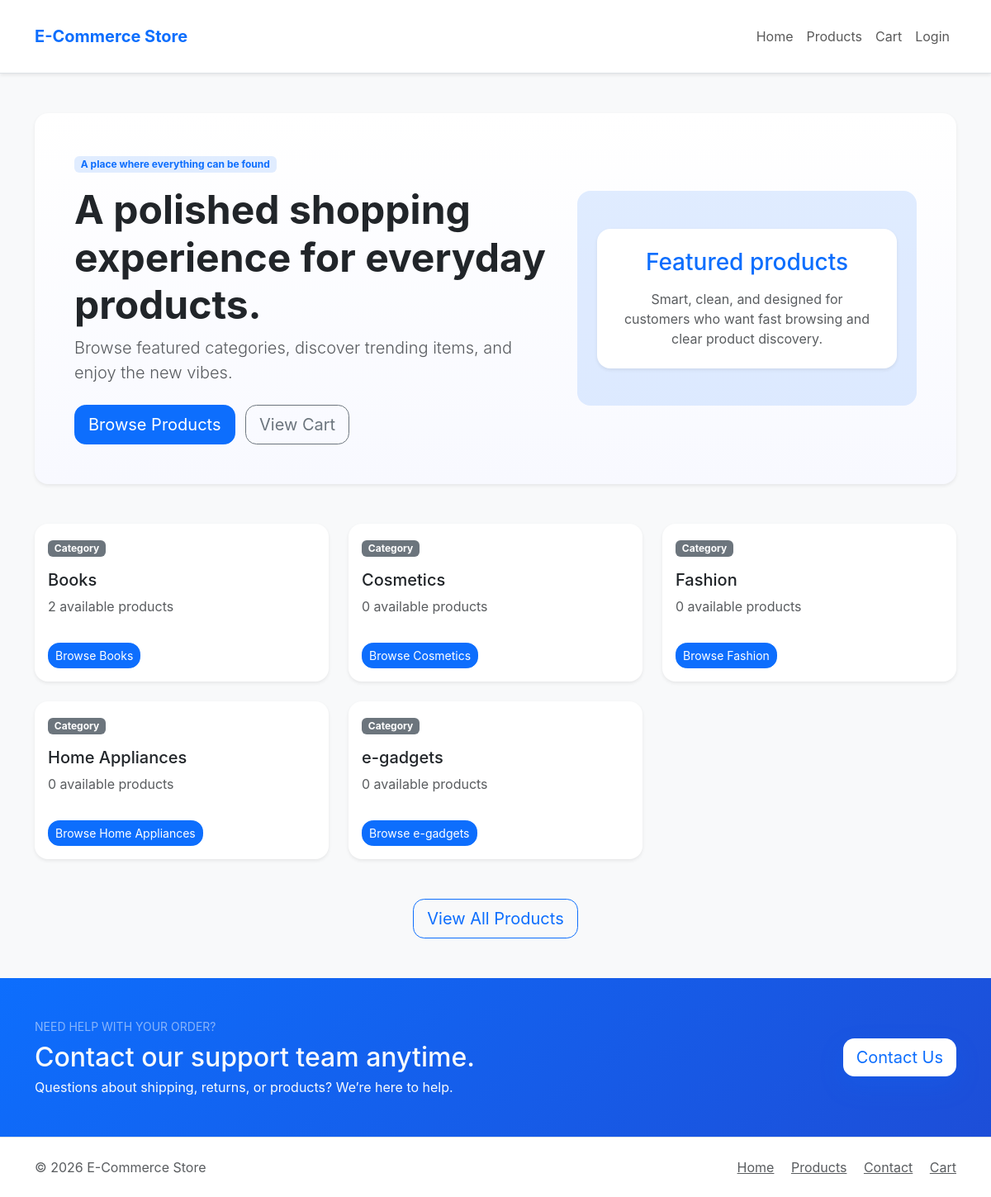
Before: / with the older database file.
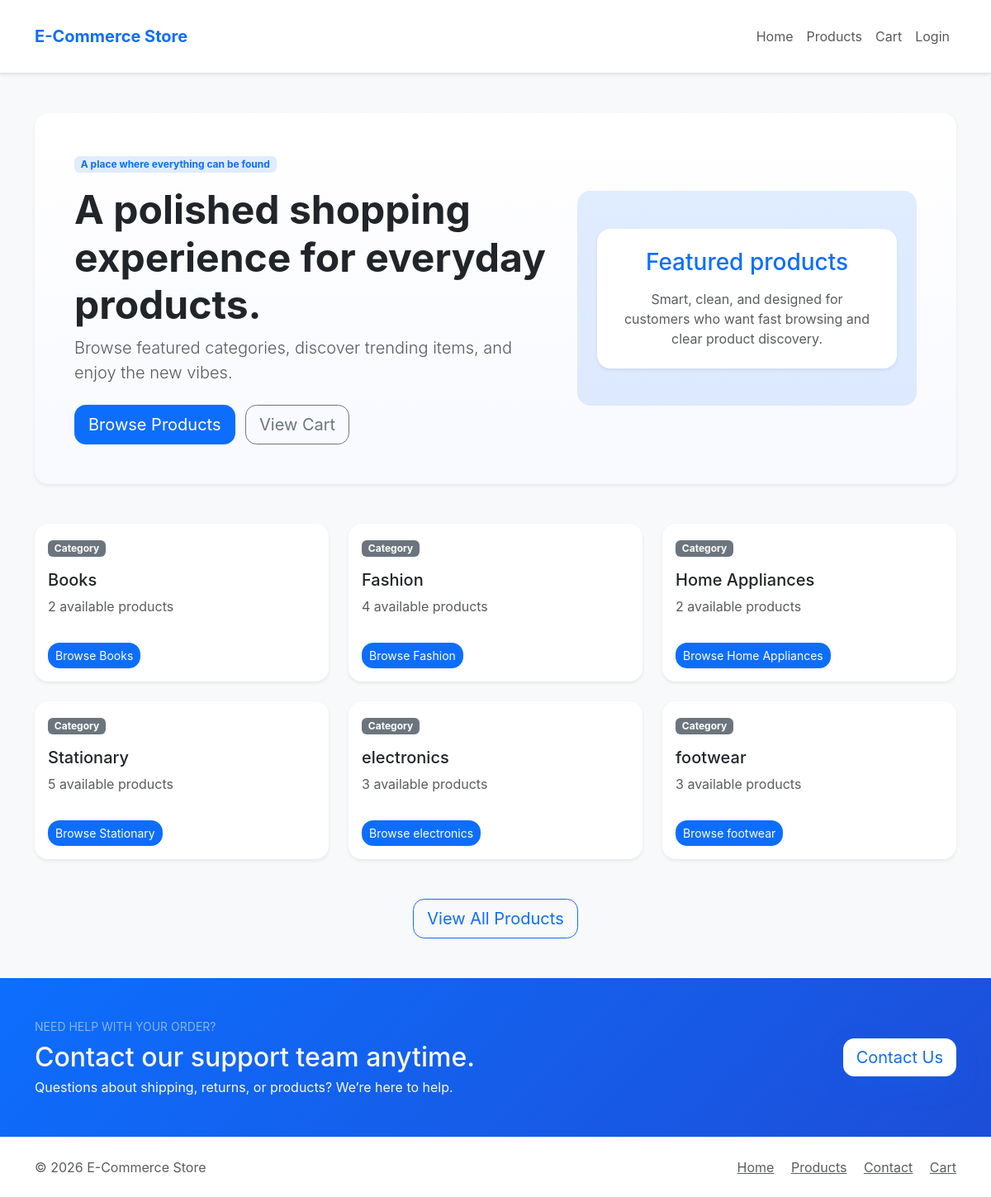
After: the same page with the newer database file.
### store/models.py (models this page shows, shortened)
class Category(models.Model):
    name = models.CharField(max_length=100,unique=True)
    slug = models.SlugField(unique=True)

### store/views.py (the view)
# urls.py: 2. Add a URL to urlpatterns:  path('', views.home, name='home')
def home(request):
    categories = Category.objects.annotate(
        product_count=Count('products', filter=Q(products__available=True))
    ).order_by('name')
    return render(
        request,
        'store/home.html',
        {
            'categories': categories
        }
    )

### templates/store/home.html (shortened to what this page needs)
{% extends "base.html" %}
{% block content %}
<section class="hero-section rounded-4 p-4 p-md-5 mb-5 bg-white shadow-sm">
    <div class="row align-items-center">
        <div class="col-lg-7">
            <span class="badge bg-primary-soft text-primary mb-3">A place where everything can be found</span>
            <h1 class="display-5 fw-bold">A polished shopping experience for everyday products.</h1>
            <p class="lead text-muted">Browse featured categories, discover trending items, and enjoy the new vibes.</p>
            <div class="mt-4">
                <a href="{% url 'product_list' %}" class="btn btn-primary btn-lg me-2">Browse Products</a>
                <a href="{% url 'cart' %}" class="btn btn-outline-secondary btn-lg">View Cart</a>
            </div>
        </div>
        <div class="col-lg-5 mt-4 mt-lg-0">
            <div class="hero-visual rounded-4 bg-primary-soft p-4 text-center">
                <div class="hero-pill bg-white p-4 rounded-4 shadow-sm d-inline-block">
                    <h3 class="mb-3 text-primary">Featured products</h3>
                    <p class="text-muted mb-0">Smart, clean, and designed for customers who want fast browsing and clear product discovery.</p>
                </div>
            </div>
        </div>
    </div>
</section>
{% if categories %}
<section id="categories" class="category-grid row g-4">
    {% for category in categories %}
        <div class="col-12 col-md-6 col-xl-4">
            <article class="card h-100 shadow-sm border-0">
                <div class="card-body d-flex flex-column justify-content-between">
                    <div>
                        <span class="badge bg-secondary mb-3">Category</span>
                        <h5 class="card-title">{{ category.name }}</h5>
                        <p class="card-text text-muted mb-3">{{ category.product_count }} available products</p>
                    </div>
                    <div class="mt-3">
                        <a href="{% url 'product_list' %}?category={{ category.slug }}" class="btn btn-primary btn-sm">Browse {{ category.name }}</a>
                    </div>
                </div>
            </article>
        </div>
    {% endfor %}
</section>
<div class="text-center mt-5">
    <a href="{% url 'product_list' %}" class="btn btn-outline-primary btn-lg">View All Products</a>
</div>
{% else %}
<div class="alert alert-warning rounded-4">No categories are available right now. Please check back soon.</div>
{% endif %}
{% endblock %}

Changed rows visible on the page:
removed Category: name "Cosmetics", product_count "0"
removed Category: name "e-gadgets", product_count "0"
computed for Category "Fashion": product_count "0" → "4"
computed for Category "Home Appliances": product_count "0" → "2"
added Category: name "Stationary", product_count "5"
added Category: name "electronics", product_count "3"
added Category: name "footwear", product_count "3"
